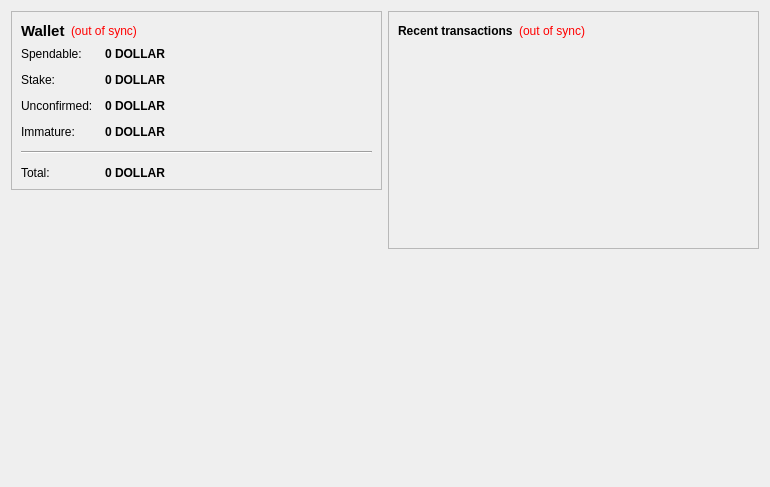
<?xml version="1.0" encoding="UTF-8"?>
<ui version="4.0">
 <class>OverviewPage</class>
 <widget class="QWidget" name="OverviewPage">
  <property name="geometry">
   <rect>
    <x>0</x>
    <y>0</y>
    <width>770</width>
    <height>487</height>
   </rect>
  </property>
  <property name="windowTitle">
   <string>Form</string>
  </property>
  <layout class="QHBoxLayout" name="horizontalLayout" stretch="1,1">
   <item>
    <layout class="QVBoxLayout" name="verticalLayout_2">
     <item>
      <widget class="QFrame" name="frame">
       <property name="frameShape">
        <enum>QFrame::StyledPanel</enum>
       </property>
       <property name="frameShadow">
        <enum>QFrame::Raised</enum>
       </property>
       <layout class="QVBoxLayout" name="verticalLayout_4">
        <item>
         <layout class="QHBoxLayout" name="horizontalLayout_4">
          <item>
           <widget class="QLabel" name="label_5">
            <property name="font">
             <font>
              <pointsize>11</pointsize>
              <weight>75</weight>
              <bold>true</bold>
             </font>
            </property>
            <property name="text">
             <string>Wallet</string>
            </property>
           </widget>
          </item>
          <item>
           <widget class="QLabel" name="labelWalletStatus">
            <property name="toolTip">
             <string>The displayed information may be out of date. Your wallet automatically synchronizes with the AibitCash network after a connection is established, but this process has not completed yet.</string>
            </property>
            <property name="styleSheet">
             <string notr="true">QLabel { color: red; }</string>
            </property>
            <property name="text">
             <string notr="true">(out of sync)</string>
            </property>
            <property name="alignment">
             <set>Qt::AlignLeading|Qt::AlignLeft|Qt::AlignVCenter</set>
            </property>
           </widget>
          </item>
          <item>
           <spacer name="horizontalSpacer_2">
            <property name="orientation">
             <enum>Qt::Horizontal</enum>
            </property>
            <property name="sizeHint" stdset="0">
             <size>
              <width>40</width>
              <height>20</height>
             </size>
            </property>
           </spacer>
          </item>
         </layout>
        </item>
        <item>
         <layout class="QFormLayout" name="formLayout_2">
          <property name="fieldGrowthPolicy">
           <enum>QFormLayout::AllNonFixedFieldsGrow</enum>
          </property>
          <property name="horizontalSpacing">
           <number>12</number>
          </property>
          <property name="verticalSpacing">
           <number>12</number>
          </property>
          <item row="0" column="0">
           <widget class="QLabel" name="label">
            <property name="text">
             <string>Spendable:</string>
            </property>
           </widget>
          </item>
          <item row="0" column="1">
           <widget class="QLabel" name="labelBalance">
            <property name="font">
             <font>
              <weight>75</weight>
              <bold>true</bold>
             </font>
            </property>
            <property name="cursor">
             <cursorShape>IBeamCursor</cursorShape>
            </property>
            <property name="toolTip">
             <string>Your current spendable balance</string>
            </property>
            <property name="text">
             <string notr="true">0 DOLLAR</string>
            </property>
            <property name="textInteractionFlags">
             <set>Qt::LinksAccessibleByMouse|Qt::TextSelectableByKeyboard|Qt::TextSelectableByMouse</set>
            </property>
           </widget>
          </item>
          <item row="1" column="0">
           <widget class="QLabel" name="label_6">
            <property name="text">
             <string>Stake:</string>
            </property>
           </widget>
          </item>
          <item row="1" column="1">
           <widget class="QLabel" name="labelStake">
            <property name="font">
             <font>
              <weight>75</weight>
              <bold>true</bold>
             </font>
            </property>
            <property name="cursor">
             <cursorShape>IBeamCursor</cursorShape>
            </property>
            <property name="toolTip">
             <string>Total of coins that was staked, and do not yet count toward the current balance</string>
            </property>
            <property name="text">
             <string notr="true">0 DOLLAR</string>
            </property>
            <property name="textInteractionFlags">
             <set>Qt::LinksAccessibleByMouse|Qt::TextSelectableByKeyboard|Qt::TextSelectableByMouse</set>
            </property>
           </widget>
          </item>
          <item row="2" column="0">
           <widget class="QLabel" name="label_3">
            <property name="text">
             <string>Unconfirmed:</string>
            </property>
           </widget>
          </item>
          <item row="2" column="1">
           <widget class="QLabel" name="labelUnconfirmed">
            <property name="font">
             <font>
              <weight>75</weight>
              <bold>true</bold>
             </font>
            </property>
            <property name="cursor">
             <cursorShape>IBeamCursor</cursorShape>
            </property>
            <property name="toolTip">
             <string>Total of transactions that have yet to be confirmed, and do not yet count toward the current balance</string>
            </property>
            <property name="text">
             <string notr="true">0 DOLLAR</string>
            </property>
            <property name="textInteractionFlags">
             <set>Qt::LinksAccessibleByMouse|Qt::TextSelectableByKeyboard|Qt::TextSelectableByMouse</set>
            </property>
           </widget>
          </item>
          <item row="3" column="0">
           <widget class="QLabel" name="labelImmatureText">
            <property name="text">
             <string>Immature:</string>
            </property>
           </widget>
          </item>
          <item row="3" column="1">
           <widget class="QLabel" name="labelImmature">
            <property name="font">
             <font>
              <weight>75</weight>
              <bold>true</bold>
             </font>
            </property>
            <property name="toolTip">
             <string>Mined balance that has not yet matured</string>
            </property>
            <property name="text">
             <string notr="true">0 DOLLAR</string>
            </property>
            <property name="textInteractionFlags">
             <set>Qt::LinksAccessibleByMouse|Qt::TextSelectableByKeyboard|Qt::TextSelectableByMouse</set>
            </property>
           </widget>
          </item>
          <item row="4" column="0" colspan="2">
           <widget class="Line" name="line">
            <property name="orientation">
             <enum>Qt::Horizontal</enum>
            </property>
           </widget>
          </item>
          <item row="5" column="0">
           <widget class="QLabel" name="labelTotalText">
            <property name="text">
             <string>Total:</string>
            </property>
           </widget>
          </item>
          <item row="5" column="1">
           <widget class="QLabel" name="labelTotal">
            <property name="font">
             <font>
              <weight>75</weight>
              <bold>true</bold>
             </font>
            </property>
            <property name="cursor">
             <cursorShape>IBeamCursor</cursorShape>
            </property>
            <property name="toolTip">
             <string>Your current total balance</string>
            </property>
            <property name="text">
             <string notr="true">0 DOLLAR</string>
            </property>
            <property name="textInteractionFlags">
             <set>Qt::LinksAccessibleByMouse|Qt::TextSelectableByKeyboard|Qt::TextSelectableByMouse</set>
            </property>
           </widget>
          </item>
         </layout>
        </item>
       </layout>
      </widget>
     </item>
     <item>
      <spacer name="verticalSpacer">
       <property name="orientation">
        <enum>Qt::Vertical</enum>
       </property>
       <property name="sizeHint" stdset="0">
        <size>
         <width>20</width>
         <height>40</height>
        </size>
       </property>
      </spacer>
     </item>
     <item>
      <widget class="QLabel" name="label_2">
       <property name="autoFillBackground">
        <bool>true</bool>
       </property>
       <property name="text">
        <string/>
       </property>
       <property name="pixmap">
        <pixmap resource="../bitcoin.qrc">:/icons/drmbg</pixmap>
       </property>
       <property name="scaledContents">
        <bool>false</bool>
       </property>
       <property name="margin">
        <number>0</number>
       </property>
      </widget>
     </item>
    </layout>
   </item>
   <item>
    <layout class="QVBoxLayout" name="verticalLayout_3">
     <item>
      <widget class="QFrame" name="frame_2">
       <property name="frameShape">
        <enum>QFrame::StyledPanel</enum>
       </property>
       <property name="frameShadow">
        <enum>QFrame::Raised</enum>
       </property>
       <layout class="QVBoxLayout" name="verticalLayout">
        <item>
         <layout class="QHBoxLayout" name="horizontalLayout_2">
          <item>
           <widget class="QLabel" name="label_4">
            <property name="text">
             <string>&lt;b&gt;Recent transactions&lt;/b&gt;</string>
            </property>
           </widget>
          </item>
          <item>
           <widget class="QLabel" name="labelTransactionsStatus">
            <property name="toolTip">
             <string>The displayed information may be out of date. Your wallet automatically synchronizes with the AibitCash network after a connection is established, but this process has not completed yet.</string>
            </property>
            <property name="styleSheet">
             <string notr="true">QLabel { color: red; }</string>
            </property>
            <property name="text">
             <string notr="true">(out of sync)</string>
            </property>
            <property name="alignment">
             <set>Qt::AlignRight|Qt::AlignTrailing|Qt::AlignVCenter</set>
            </property>
           </widget>
          </item>
          <item>
           <spacer name="horizontalSpacer">
            <property name="orientation">
             <enum>Qt::Horizontal</enum>
            </property>
            <property name="sizeHint" stdset="0">
             <size>
              <width>40</width>
              <height>20</height>
             </size>
            </property>
           </spacer>
          </item>
         </layout>
        </item>
        <item>
         <widget class="QListView" name="listTransactions">
          <property name="styleSheet">
           <string notr="true">QListView { background: transparent; }</string>
          </property>
          <property name="frameShape">
           <enum>QFrame::NoFrame</enum>
          </property>
          <property name="verticalScrollBarPolicy">
           <enum>Qt::ScrollBarAlwaysOff</enum>
          </property>
          <property name="horizontalScrollBarPolicy">
           <enum>Qt::ScrollBarAlwaysOff</enum>
          </property>
          <property name="selectionMode">
           <enum>QAbstractItemView::NoSelection</enum>
          </property>
         </widget>
        </item>
       </layout>
      </widget>
     </item>
     <item>
      <spacer name="verticalSpacer_2">
       <property name="orientation">
        <enum>Qt::Vertical</enum>
       </property>
       <property name="sizeHint" stdset="0">
        <size>
         <width>20</width>
         <height>40</height>
        </size>
       </property>
      </spacer>
     </item>
    </layout>
   </item>
  </layout>
 </widget>
 <resources/>
 <connections/>
</ui>
